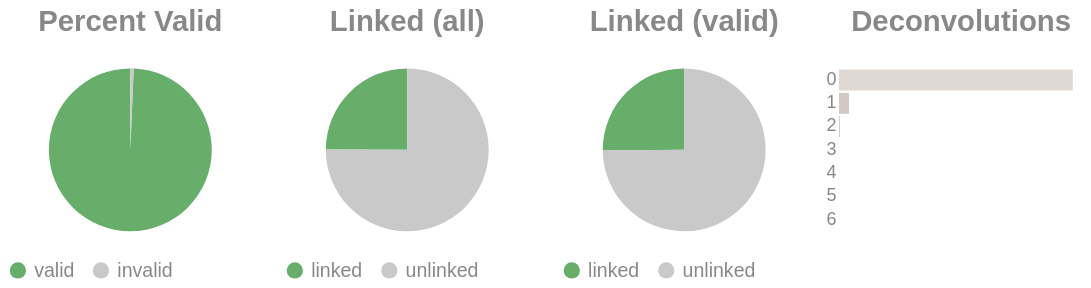

The cell this chart's notebook holds for it:
### Code cell
if SKIPLR:
    pass
else:
    clash = Counter()
    for i in valids['molecule'].to_list():
        _mol = i.split("-")
        if len(_mol) == 1:
            clash.update('0')
        else:
            clash.update(_mol[-1])

    _d = {"deconvolutions": [], 'count': []}
    for k,v in clash.items():
        _d['deconvolutions'].append(k)
        _d['count'].append(v)

    tot_valid = valids['reads'].sum()
    mask = valids['reads'] >= 2
    n_linked_reads = valids.filter(mask)['reads'].sum()
    if n_linked_reads == 0:
        print_html("No linked molecules (>=2 reads) were detected; skipping linked-only distributions.")
        SKIPLR = True
    else:
        perc_valid = round(tot_valid / n_reads, 4)
        linked_perc_abs = round(n_linked_reads / n_reads, 4)
        linked_perc = round(n_linked_reads / tot_valid, 4)

    _valid = pl.DataFrame({"valids": ['valid', 'invalid'], "count": [tot_valid, n_reads - tot_valid]})
    _linked_abs = pl.DataFrame({"linked (absolute)": ['linked', 'unlinked'], "count": [n_linked_reads, n_reads - n_linked_reads]})
    _linked_rel = pl.DataFrame({"linked (valids)": ['linked', 'unlinked'], "count": [n_linked_reads, tot_valid - n_linked_reads]})

    (
        alt.hconcat(
            piechart(_valid, goodval = 'valid', title = "Percent Valid"),
            piechart(_linked_abs, goodval = "linked", title =  "Linked (all)"),
            piechart(_linked_rel, goodval = "linked", title =  "Linked (valid)"),
            convolutionbar(pl.DataFrame(_d), title = "Deconvolutions"),
            center = True,
            bounds = 'flush'
        )
        .resolve_scale(color='independent')
        .resolve_legend('independent')
        .properties(usermeta={'embedOptions': {"actions": False}})
    ).display()

### Figure 1 — Vega-Lite specification as saved in the notebook (floating-point values rounded to 4 significant figures)
{"width": "container", "height": 400, "config": {"title": {"anchor": "start", "dy": -15, "fontSize": 18, "color": "#888888", "subtitleColor": "#888888", "subtitleFontSize": 14}, "arc": {"fill": "#0072B2"}, "axis": {"domainColor": "#888888", "domainWidth": 0.5, "gridWidth": 0.2, "grid": false, "titleFontWeight": 400, "titleFontSize": 15, "labelFontSize": 11, "labelColor": "#888888", "tickColor": "#888888", "tickWidth": 0.2, "titleColor": "#888888"}, "axisBand": {"grid": false}, "axisX": {"grid": true, "tickSize": 10, "domainCap": "round"}, "axisY": {"domain": false, "grid": true, "tickSize": 0, "domainCap": "round"}, "background": "transparent", "header": {"labelFontSize": 15, "labelColor": "#888888", "titleFontSize": 15, "titleFontWeight": 600, "titleColor": "#888888"}, "legend": {"labelFont": "sans-serif", "labelFontSize": 12, "labelColor": "#888888", "symbolSize": 100, "symbolType": "circle", "titleFontSize": 12, "titlePadding": 10, "titleColor": "#888888", "title": null}, "range": {"category": ["#E69F00", "#56B4E9", "#009E73", "#F0E442", "#0072B2", "#D55E00", "#CC79A7", "#000000"], "diverging": ["#cfe8f3", "#a2d4ec", "#73bfe2", "#46abdb", "#1696d2", "#12719e"]}, "area": {"fill": "#0072B2", "fillOpacity": 0.7, "line": true, "strokeOpacity": 0.7}, "line": {"color": "#0072B2", "stroke": "#0072B2", "strokeWidth": 2}, "trail": {"color": "#0072B2", "stroke": "#0072B2", "strokeWidth": 0, "size": 1}, "point": {"filled": true, "fillOpacity": 1.0, "size": 95}, "text": {"color": "#888888", "fontSize": 11, "align": "right", "fontWeight": 400, "size": 11}, "bar": {"fill": "#0072B2", "stroke": null}, "view": {"stroke": null, "continuousWidth": 660, "continuousHeight": 400}}, "hconcat": [{"data": {"name": "data-8ad4fac659050c94bb21fb8e28b63b3b"}, "mark": {"type": "arc"}, "encoding": {"color": {"field": "valids", "legend": {"orient": "bottom", "title": null}, "scale": {"domain": ["valid", "invalid"], "range": ["#68ae6b", "#C9C9C9"]}, "title": "Valids", "type": "nominal"}, "theta": {"field": "count", "type": "quantitative"}, "tooltip": [{"field": "valids", "title": "Valids", "type": "ordinal"}, {"field": "percent", "format": ".2%", "title": "Percent", "type": "quantitative"}, {"field": "count", "title": "Count", "type": "quantitative"}]}, "height": 100, "title": {"text": "Percent Valid", "align": "center", "anchor": "middle"}, "transform": [{"calculate": "datum.count / 7657145", "as": "percent"}], "width": 150}, {"data": {"name": "data-89eadc937d063c65c80645d61369854a"}, "mark": {"type": "arc"}, "encoding": {"color": {"field": "linked (absolute)", "legend": {"orient": "bottom", "title": null}, "scale": {"domain": ["linked", "unlinked"], "range": ["#68ae6b", "#C9C9C9"]}, "title": "Linked (Absolute)", "type": "nominal"}, "theta": {"field": "count", "type": "quantitative"}, "tooltip": [{"field": "linked (absolute)", "title": "Linked (Absolute)", "type": "ordinal"}, {"field": "percent", "format": ".2%", "title": "Percent", "type": "quantitative"}, {"field": "count", "title": "Count", "type": "quantitative"}]}, "height": 100, "title": {"text": "Linked (all)", "align": "center", "anchor": "middle"}, "transform": [{"calculate": "datum.count / 7657145", "as": "percent"}], "width": 150}, {"data": {"name": "data-f31d5b867012e6d70246044e3b2d40c0"}, "mark": {"type": "arc"}, "encoding": {"color": {"field": "linked (valids)", "legend": {"orient": "bottom", "title": null}, "scale": {"domain": ["linked", "unlinked"], "range": ["#68ae6b", "#C9C9C9"]}, "title": "Linked (Valids)", "type": "nominal"}, "theta": {"field": "count", "type": "quantitative"}, "tooltip": [{"field": "linked (valids)", "title": "Linked (Valids)", "type": "ordinal"}, {"field": "percent", "format": ".2%", "title": "Percent", "type": "quantitative"}, {"field": "count", "title": "Count", "type": "quantitative"}]}, "height": 100, "title": {"text": "Linked (valid)", "align": "center", "anchor": "middle"}, "transform": [{"calculate": "datum.count / 7606688", "as": "percent"}], "width": 150}, {"data": {"name": "data-0552e35f68dd8eff2089118b140affcf"}, "mark": {"type": "bar"}, "encoding": {"color": {"field": "deconvolutions", "legend": null, "scale": {"scheme": "lightgreyred"}, "type": "nominal"}, "tooltip": [{"field": "deconvolutions", "title": "Deconvolutions", "type": "ordinal"}, {"field": "percent", "format": ".2%", "title": "Percent", "type": "quantitative"}, {"field": "count", "title": "Count", "type": "quantitative"}], "x": {"axis": null, "field": "count", "type": "quantitative"}, "y": {"field": "deconvolutions", "sort": "ascending", "title": null, "type": "nominal"}}, "height": 100, "title": {"text": "Deconvolutions", "align": "center", "anchor": "middle"}, "transform": [{"calculate": "datum.count / 6507283", "as": "percent"}], "width": 150}], "bounds": "flush", "center": true, "resolve": {"legend": {"angle": "independent"}, "scale": {"color": "independent"}}, "usermeta": {"embedOptions": {"actions": false}}, "$schema": "https://vega.github.io/schema/vega-lite/v6.1.0.json", "datasets": {"data-8ad4fac659050c94bb21fb8e28b63b3b": [{"valids": "valid", "count": 7606688}, {"valids": "invalid", "count": 50457}], "data-89eadc937d063c65c80645d61369854a": [{"linked (absolute)": "linked", "count": 1909921}, {"linked (absolute)": "unlinked", "count": 5747224}], "data-f31d5b867012e6d70246044e3b2d40c0": [{"linked (valids)": "linked", "count": 1909921}, {"linked (valids)": "unlinked", "count": 5696767}], "data-0552e35f68dd8eff2089118b140affcf": [{"deconvolutions": "0", "count": 6219172}, {"deconvolutions": "1", "count": 266714}, {"deconvolutions": "2", "count": 19423}, {"deconvolutions": "3", "count": 1745}, {"deconvolutions": "4", "count": 199}, {"deconvolutions": "5", "count": 27}, {"deconvolutions": "6", "count": 3}]}}
